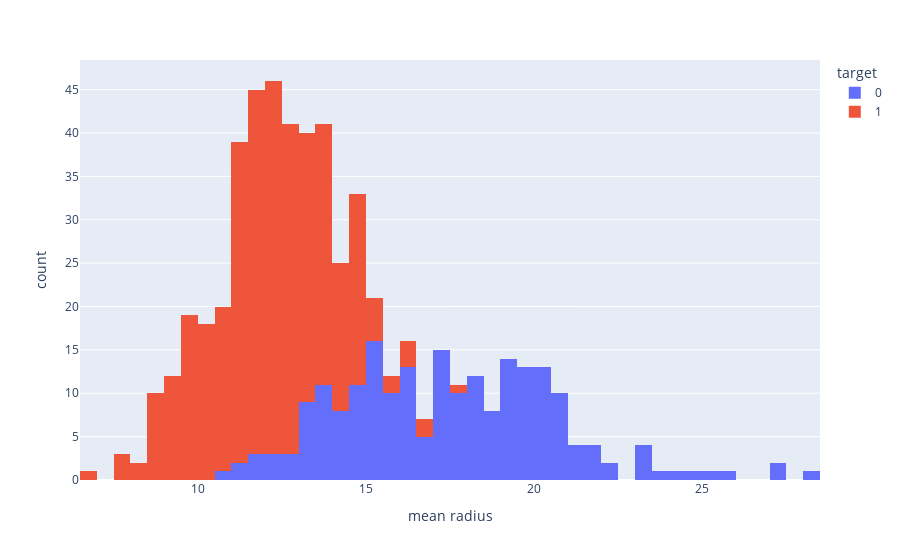

The notebook cell this image was saved under:
### Code cell
fig = px.histogram(cancer_df, x = 'mean radius', color = 'target', nbins = 60)
fig.show()

### Figure 1 — Plotly figure (JSON) as saved in the notebook; plotly's stock layout.template omitted (floating-point values rounded to 4 significant figures; data arrays with more than 128 entries replaced by an {"elided": "..."} marker saying what was removed)
{"data": [{"bingroup": "x", "hovertemplate": "target=0<br>mean radius=%{x}<br>count=%{y}<extra></extra>", "legendgroup": "0", "marker": {"color": "#636efa", "pattern": {"shape": ""}}, "name": "0", "nbinsx": 60, "orientation": "v", "showlegend": true, "type": "histogram", "x": {"elided": "212 float values"}, "xaxis": "x", "yaxis": "y"}, {"bingroup": "x", "hovertemplate": "target=1<br>mean radius=%{x}<br>count=%{y}<extra></extra>", "legendgroup": "1", "marker": {"color": "#EF553B", "pattern": {"shape": ""}}, "name": "1", "nbinsx": 60, "orientation": "v", "showlegend": true, "type": "histogram", "x": {"elided": "357 float values"}, "xaxis": "x", "yaxis": "y"}], "layout": {"barmode": "relative", "legend": {"title": {"text": "target"}, "tracegroupgap": 0}, "margin": {"t": 60}, "xaxis": {"anchor": "y", "domain": [0, 1], "title": {"text": "mean radius"}}, "yaxis": {"anchor": "x", "domain": [0, 1], "title": {"text": "count"}}}}
